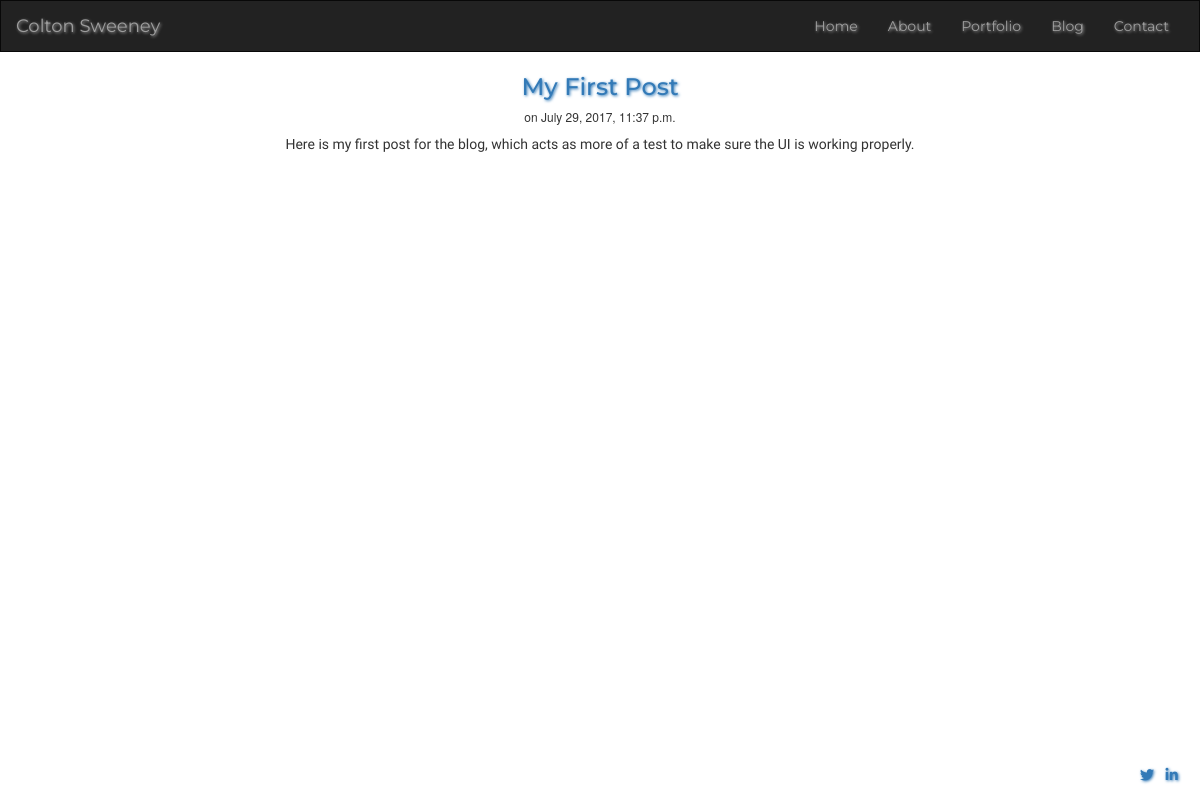
/blog/1, run on an earlier commit of the app's database.
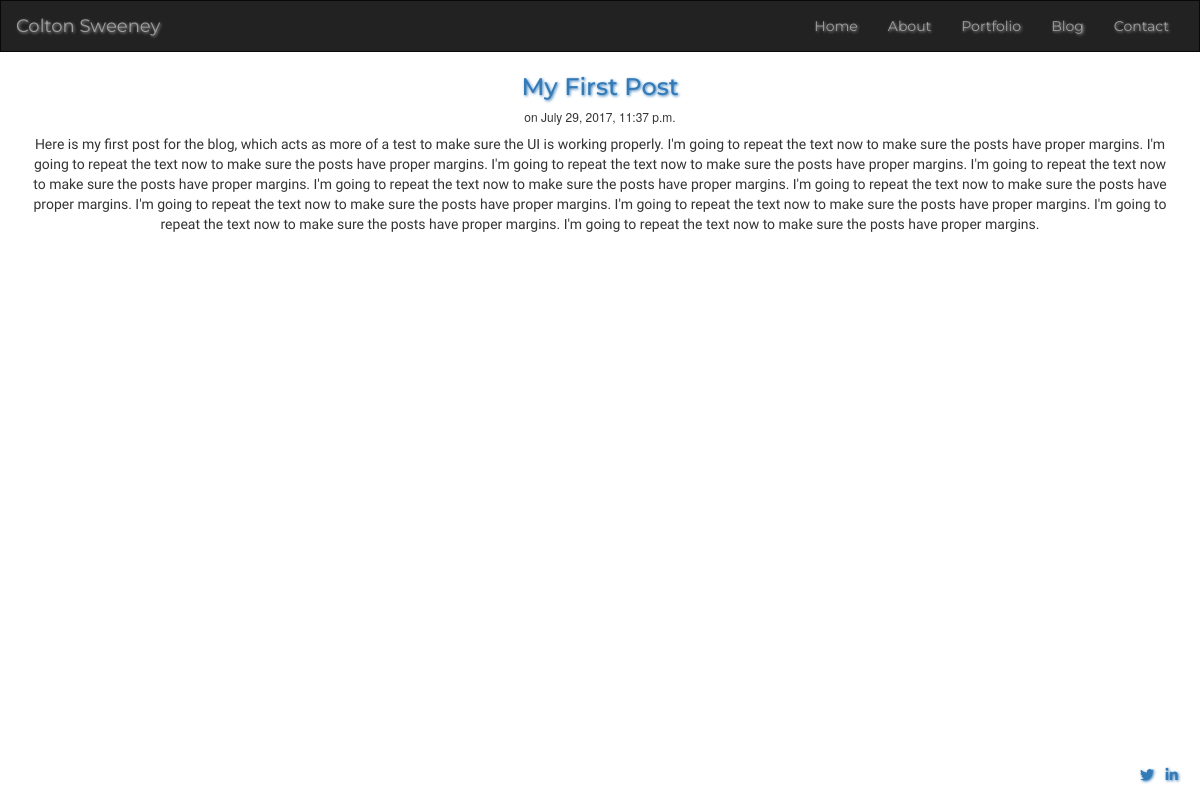
And on a later commit of the database.
### blog/models.py (models this page shows, shortened)
class Post(models.Model):
    title = models.CharField(max_length=140)
    body = models.TextField()
    date = models.DateTimeField()

### blog/templates/blog/post.html
{% extends "portfolio/header.html" %}
{% block content %}
  <h3><a href="/blog/{{post.id}}">{{ post.title }}</a></h3>
  <h6> on {{ post.date }}</h6>
  <div class = "container">
	  {{ post.body|safe|linebreaks}}
  </div>
<br>
<br>
{% endblock %}

### portfolio/templates/portfolio/header.html (shortened to what this page needs)
<!DOCTYPE html>
<html lang="en">
<head>
  <script src="https://ajax.googleapis.com/ajax/libs/jquery/3.2.1/jquery.min.js"></script> {% load static from staticfiles %}
  <link rel="stylesheet" href="{% static 'portfolio/css/index.css' %}">
  <link rel="stylesheet" href="{% static 'portfolio/css/bootstrap.min.css' %}" type="text/css">
  <link rel="stylesheet" href="https://cdnjs.cloudflare.com/ajax/libs/font-awesome/4.7.0/css/font-awesome.min.css">
</head>
<body>
  <nav class="navbar navbar-inverse">
    <div class="container-fluid">
      <div class="navbar-header">
        <a class="navbar-brand" href="/">Colton Sweeney</a>
      </div>
      <div class="collapse navbar-collapse" id="myNavbar">
        <ul class="nav navbar-nav navbar-right">
          <li class="home"><a href="/">Home</a></li>
          <li class="services"><a href="/services">About</a></li>
          <li class="portfolio"><a href="/portfolio">Portfolio</a></li>
          <li class="blog"><a href="/blog">Blog</a></li>
          <li class="contact"><a href="/contact">Contact</a></li>
        </ul>
      </div>
    </div>
  </nav>
  <div class="container-fluid text-center">
    <div class="row content">
        {% block content %}
        {% endblock %}
    </div>
  </div>
<footer class="footer text-right navbar-fixed-bottom">
  <a href="https://twitter.com/coltonsdev"><i class="fa fa-twitter link"></i></a> |
  <a href="https://www.linkedin.com/in/colton-sweeney/"><i class="fa fa-linkedin link"></i> </a> |
</footer>
</body>
</html>

### portfolio/static/portfolio/css/index.css (style rules this page uses)
.navbar { margin-bottom: 0; border-radius: 0; }
* { border-radius: 0 !important; }
.row.content { height: 450px }
h1, a { font-family: "Montserrat", sans-serif; text-shadow:1px 1px 3px; }
p { font-family: "Roboto Condensed", sans-serif; }
footer { color: white; padding: 15px; }

### portfolio/templates/portfolio/header.html (style rules this page uses)
.navbar { margin-bottom: 0; border-radius: 0; }
html, body { height: 100%; }

What changed in the data, as far as the page shows it:
changed Post "My First Post": body "Here is my first post for the blog, which acts as more of a test to make sure the UI is working properly." → "…UI is working properly. I'm going to repeat the text now to make sure the posts have proper margins. I'm going to repeat the text now to make sure the posts have proper margins. I'm going to repeat the text now to make sure the posts have proper margins. I'm going to repeat the text now to make sure the posts have proper margins. I'm going to repeat the text now to make sure the posts have proper margins. I'm going to repeat the text now to make sure the posts have proper margins. I'm going to repeat the text now to make sure the posts have proper margins. I'm going to repeat the text now to make sure the posts have proper margins. I'm going to repeat the text now to make sure the posts…"
